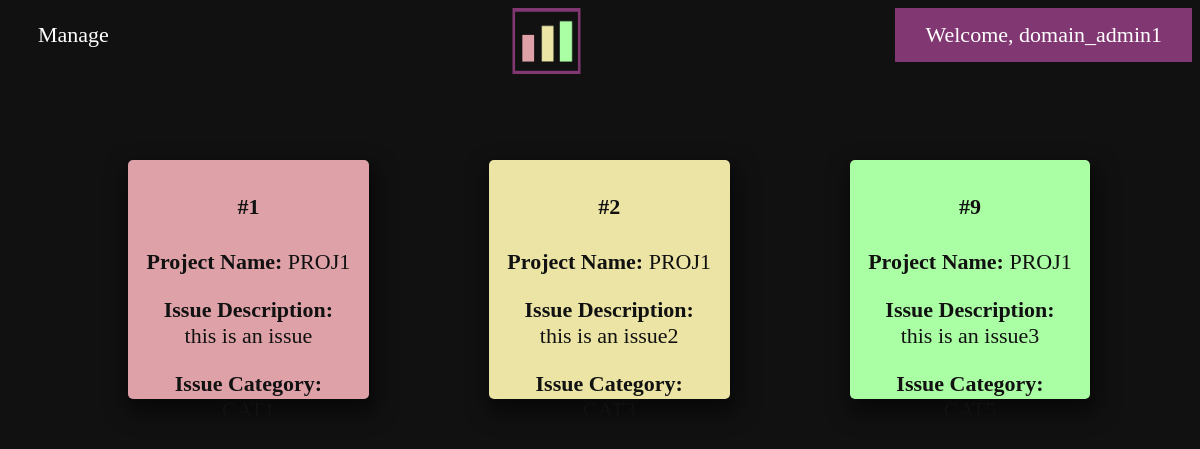
The page /home_page_ad.php (signed in) on the database its author committed.
### tables this page shows
CREATE TABLE `issue` (
  `issue_id` int(11) NOT NULL,
  `emp_id` int(11) DEFAULT NULL,
  `project_id` int(11) NOT NULL,
  `issue_name` varchar(50) DEFAULT NULL,
  `issue_desc` varchar(200) DEFAULT NULL,
  `cat_id` int(20) DEFAULT NULL,
  `status` varchar(50) NOT NULL DEFAULT 'Open',
  `assign` int(11) NOT NULL,
  `assign_to` int(11) NOT NULL
);

CREATE TABLE `project` (
  `p_id` int(11) NOT NULL,
  `p_name` varchar(100) NOT NULL,
  `p_desc` varchar(200) NOT NULL,
  `p_sd` varchar(50) NOT NULL,
  `p_ed` varchar(50) NOT NULL,
  `p_location` varchar(50) NOT NULL,
  `p_budget` int(11) NOT NULL,
  `p_client` varchar(50) NOT NULL
);

### home_page_ad.php (the view, shortened to what this page needs)
<?php
	$ad_id = $_SESSION["user"];
	$con = mysqli_connect('localhost', 'root', '', 'projectracker');
	$sql = "SELECT ad_un from admin where ad_id=$ad_id";
	$result = mysqli_query($con,$sql);
	$row = mysqli_fetch_assoc($result);
	$un = $row["ad_un"];
?>
<html>
<head>
</head>
<body>
<ul>
  <li><a href="manage_project.php">Manage</a></li>
  <li class="lici"><img src="nav_logo.png" class="img"></li>
  <li class="lic"><a href="logout.php">Welcome, <?php echo htmlspecialchars($un);?></a></li>
</ul>
<?php
	$con = mysqli_connect('localhost', 'root', '', 'projectracker');
	$sql = "SELECT p_id from admin where ad_id=$ad_id";
	$re = mysqli_query($con,$sql);
	$row = mysqli_fetch_assoc($re);
	$pid = $row["p_id"];
	$sql = "SELECT * from issue where project_id=$pid";
	$result = mysqli_query($con,$sql);
	while($row = mysqli_fetch_assoc($result))
	{
		$in = $row['issue_id'];
		$iname = $row['issue_name'];
		$ci = $row["cat_id"];
		$st = $row["status"];
		$pi = $row["project_id"];
		$id = $row["issue_desc"];
		$sql = "SELECT p_name from project where p_id=$pi";
		$r = mysqli_query($con,$sql);
		$ro = mysqli_fetch_assoc($r);
		$pname = $ro["p_name"];
		$sql = "SELECT cat_name from issuecat where cat_id=$ci AND p_id=$pi";
		$res = mysqli_query($con,$sql);
		$c_name = mysqli_fetch_assoc($res);
		$cn = $c_name["cat_name"];
		if(strcmp($st,"Open")==0)
		{
			echo "<div class='card open' style='float:left;margin-left:15vh;margin-top:10vh;'><div class='container'>";
		}
		else if(strcmp($st,"In Progress")==0)
		{
			echo "<div class='card progress' style='float:left;margin-left:15vh;margin-top:10vh;'><div class='container'>";
		}
		else if(strcmp($st,"Closed")==0)
		{
			echo "<div class='card closed' style='float:left;margin-left:15vh;margin-top:10vh;'><div class='container'>";
		}
		echo "<h4>#$in</h4> ";
		echo "<p><b>Project Name:</b> $pname</p>";
		echo "<p><b>Issue Description:</b> $id</p>";
		echo "<p><b>Issue Category:</b> $cn</p></div>";
		echo "<a href='#openModal' data-id='$iname' data-name='$in' data-status='$st' id='det' class='button'> Update Status</a></div>";
	}
?>
</body>
</html>

### home_page_ad.php (style rules this page uses)
body { background-color: #111; color:#fff; font-size:22px; }
ul { list-style-type: none; margin: 0; padding: 0; overflow: hidden; background-color: #111; color: #fff; }
li { float: left; }
li a { display: block; color: #fff; text-align: center; padding: 14px 30px; text-decoration: none; }
.lic { float:right; }
.lici { left: 60%; position: relative; transform: translateX(-50%); }
.lic a { display: block; color: #fff; background-color: #813772; text-align: center; padding: 14px 30px; text-decoration: none; }
.card { box-shadow: 3px 10px 20px 5px rgba(0, 0, 0, .5); background-color: #813772; transition: 0.3s; width: 20%; height:30%; border-radius: 5px; text-align:center; padding: 2px 2px; color:#111; }
.container { padding: 2px 16px; }
.img { width:10%; height:10% vertical-align:middle; }
.open { background-color:#aaffa4 !important; }
.progress { background-color:#ebe4a4 !important; }
.closed { background-color:#dfa1a8 !important; }

### rows shown on the page
issue: issue_id "1", project.p_name "PROJ1", issue_desc "this is an issue"
issue: issue_id "2", project.p_name "PROJ1", issue_desc "this is an issue2"
issue: issue_id "9", project.p_name "PROJ1", issue_desc "this is an issue3"

### other values the page prints
$un "domain_admin1"
